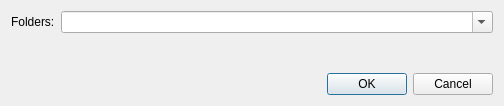
<?xml version="1.0" encoding="UTF-8"?>
<ui version="4.0">
 <class>SelectFolder</class>
 <widget class="QDialog" name="SelectFolder">
  <property name="geometry">
   <rect>
    <x>0</x>
    <y>0</y>
    <width>504</width>
    <height>106</height>
   </rect>
  </property>
  <property name="windowTitle">
   <string>Select Destination Folder </string>
  </property>
  <layout class="QVBoxLayout" name="verticalLayout">
   <item>
    <layout class="QHBoxLayout" name="horizontalLayout">
     <item>
      <widget class="QLabel" name="label">
       <property name="toolTip">
        <string>Enter or select an ebook path to the desired destination folder.

The dropdown box shows existing Folder paths for this file type.</string>
       </property>
       <property name="text">
        <string>Folders:</string>
       </property>
      </widget>
     </item>
     <item>
      <widget class="QComboBox" name="fold">
       <property name="sizePolicy">
        <sizepolicy hsizetype="MinimumExpanding" vsizetype="Fixed">
         <horstretch>0</horstretch>
         <verstretch>0</verstretch>
        </sizepolicy>
       </property>
       <property name="focusPolicy">
        <enum>Qt::StrongFocus</enum>
       </property>
       <property name="editable">
        <bool>true</bool>
       </property>
      </widget>
     </item>
    </layout>
   </item>
   <item>
    <spacer name="verticalSpacer">
     <property name="orientation">
      <enum>Qt::Vertical</enum>
     </property>
     <property name="sizeHint" stdset="0">
      <size>
       <width>200</width>
       <height>100</height>
      </size>
     </property>
    </spacer>
   </item>
   <item>
    <widget class="QDialogButtonBox" name="buttonBox">
     <property name="orientation">
      <enum>Qt::Horizontal</enum>
     </property>
     <property name="standardButtons">
      <set>QDialogButtonBox::Cancel|QDialogButtonBox::Ok</set>
     </property>
    </widget>
   </item>
  </layout>
 </widget>
 <resources/>
 <connections>
  <connection>
   <sender>buttonBox</sender>
   <signal>accepted()</signal>
   <receiver>SelectFolder</receiver>
   <slot>accept()</slot>
   <hints>
    <hint type="sourcelabel">
     <x>248</x>
     <y>254</y>
    </hint>
    <hint type="destinationlabel">
     <x>157</x>
     <y>274</y>
    </hint>
   </hints>
  </connection>
  <connection>
   <sender>buttonBox</sender>
   <signal>rejected()</signal>
   <receiver>SelectFolder</receiver>
   <slot>reject()</slot>
   <hints>
    <hint type="sourcelabel">
     <x>316</x>
     <y>260</y>
    </hint>
    <hint type="destinationlabel">
     <x>286</x>
     <y>274</y>
    </hint>
   </hints>
  </connection>
 </connections>
</ui>
